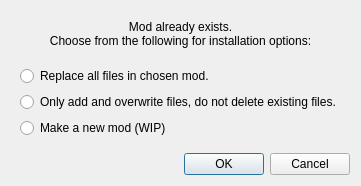
<?xml version="1.0" encoding="UTF-8"?>
<ui version="4.0">
 <class>Dialog</class>
 <widget class="QDialog" name="Dialog">
  <property name="geometry">
   <rect>
    <x>0</x>
    <y>0</y>
    <width>358</width>
    <height>186</height>
   </rect>
  </property>
  <property name="sizePolicy">
   <sizepolicy hsizetype="Fixed" vsizetype="Fixed">
    <horstretch>0</horstretch>
    <verstretch>0</verstretch>
   </sizepolicy>
  </property>
  <property name="windowTitle">
   <string>Add Mod</string>
  </property>
  <layout class="QGridLayout" name="gridLayout">
   <item row="0" column="0">
    <widget class="QWidget" name="widget" native="true">
     <layout class="QGridLayout" name="gridLayout_2">
      <item row="0" column="0">
       <widget class="QLabel" name="label">
        <property name="font">
         <font>
          <pointsize>9</pointsize>
         </font>
        </property>
        <property name="text">
         <string>Mod already exists.
Choose from the following for installation options:</string>
        </property>
        <property name="alignment">
         <set>Qt::AlignmentFlag::AlignHCenter|Qt::AlignmentFlag::AlignTop</set>
        </property>
        <property name="textInteractionFlags">
         <set>Qt::TextInteractionFlag::NoTextInteraction</set>
        </property>
       </widget>
      </item>
      <item row="1" column="0">
       <widget class="QRadioButton" name="replaceFilesRadioButton">
        <property name="text">
         <string>Replace all files in chosen mod.</string>
        </property>
        <attribute name="buttonGroup">
         <string notr="true">buttonGroup</string>
        </attribute>
       </widget>
      </item>
      <item row="2" column="0">
       <widget class="QRadioButton" name="overwriteFilesRadioButton">
        <property name="text">
         <string>Only add and overwrite files, do not delete existing files.</string>
        </property>
        <attribute name="buttonGroup">
         <string notr="true">buttonGroup</string>
        </attribute>
       </widget>
      </item>
      <item row="3" column="0">
       <widget class="QRadioButton" name="createModRadioButton">
        <property name="text">
         <string>Make a new mod (WIP)</string>
        </property>
        <attribute name="buttonGroup">
         <string notr="true">buttonGroup</string>
        </attribute>
       </widget>
      </item>
     </layout>
    </widget>
   </item>
   <item row="1" column="0">
    <widget class="QDialogButtonBox" name="buttonBox">
     <property name="orientation">
      <enum>Qt::Orientation::Horizontal</enum>
     </property>
     <property name="standardButtons">
      <set>QDialogButtonBox::StandardButton::Cancel|QDialogButtonBox::StandardButton::Ok</set>
     </property>
    </widget>
   </item>
  </layout>
 </widget>
 <resources/>
 <connections>
  <connection>
   <sender>buttonBox</sender>
   <signal>accepted()</signal>
   <receiver>Dialog</receiver>
   <slot>accept()</slot>
   <hints>
    <hint type="sourcelabel">
     <x>248</x>
     <y>254</y>
    </hint>
    <hint type="destinationlabel">
     <x>157</x>
     <y>274</y>
    </hint>
   </hints>
  </connection>
  <connection>
   <sender>buttonBox</sender>
   <signal>rejected()</signal>
   <receiver>Dialog</receiver>
   <slot>reject()</slot>
   <hints>
    <hint type="sourcelabel">
     <x>316</x>
     <y>260</y>
    </hint>
    <hint type="destinationlabel">
     <x>286</x>
     <y>274</y>
    </hint>
   </hints>
  </connection>
 </connections>
 <buttongroups>
  <buttongroup name="buttonGroup"/>
 </buttongroups>
</ui>
